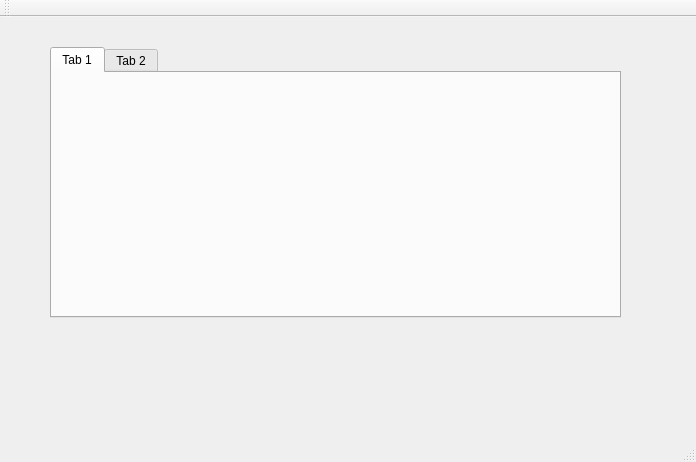
<?xml version="1.0" encoding="UTF-8"?>
<ui version="4.0">
 <class>SettingsWindowClass</class>
 <widget class="QMainWindow" name="SettingsWindowClass">
  <property name="geometry">
   <rect>
    <x>0</x>
    <y>0</y>
    <width>696</width>
    <height>462</height>
   </rect>
  </property>
  <property name="windowTitle">
   <string>SettingsWindow</string>
  </property>
  <widget class="QWidget" name="centralWidget">
   <property name="sizePolicy">
    <sizepolicy hsizetype="Preferred" vsizetype="Preferred">
     <horstretch>0</horstretch>
     <verstretch>0</verstretch>
    </sizepolicy>
   </property>
   <widget class="QTabWidget" name="tabWidget">
    <property name="geometry">
     <rect>
      <x>50</x>
      <y>30</y>
      <width>571</width>
      <height>271</height>
     </rect>
    </property>
    <property name="sizePolicy">
     <sizepolicy hsizetype="Expanding" vsizetype="Expanding">
      <horstretch>0</horstretch>
      <verstretch>0</verstretch>
     </sizepolicy>
    </property>
    <widget class="QWidget" name="tab">
     <attribute name="title">
      <string>Tab 1</string>
     </attribute>
    </widget>
    <widget class="QWidget" name="tab_2">
     <attribute name="title">
      <string>Tab 2</string>
     </attribute>
    </widget>
   </widget>
  </widget>
  <widget class="QToolBar" name="mainToolBar">
   <attribute name="toolBarArea">
    <enum>TopToolBarArea</enum>
   </attribute>
   <attribute name="toolBarBreak">
    <bool>false</bool>
   </attribute>
  </widget>
  <widget class="QStatusBar" name="statusBar"/>
 </widget>
 <layoutdefault spacing="6" margin="11"/>
 <resources/>
 <connections/>
</ui>
